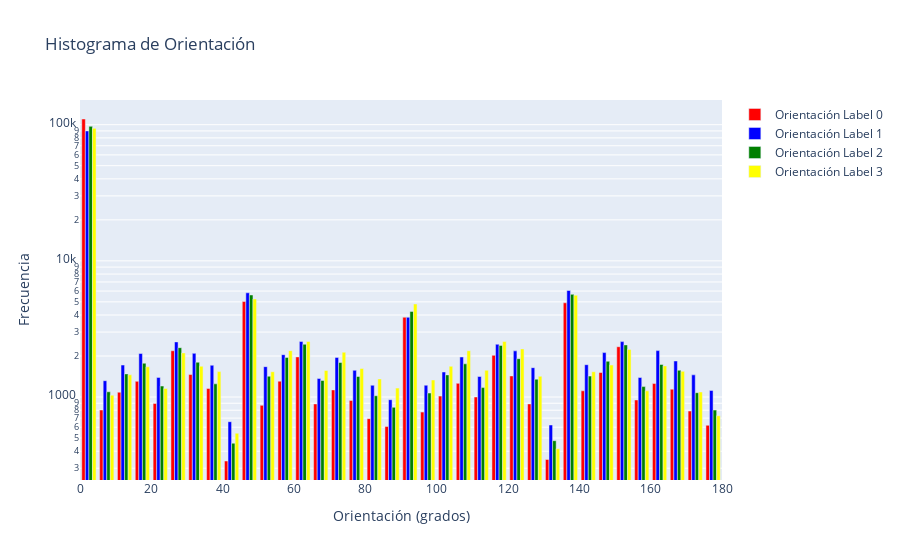

Here is the notebook cell this chart was saved with:
### Code cell
for i in range(4):    
    array= df_left_eye[df_left_eye['labels']==f'label{i}'].values
    img_path = array[0][0]
    img = cv2.imread(img_path, cv2.IMREAD_GRAYSCALE)

    iteracion = 9

    kernel = np.ones((3,3),np.uint8)
    erosion = cv2.dilate(img,kernel,iterations = iteracion)
    apertura = cv2.erode(erosion, kernel, iterations= iteracion)
    capilares = apertura - img 
    capilares_binarizada = cv2.adaptiveThreshold(255 - capilares, 255, cv2.ADAPTIVE_THRESH_MEAN_C, 
                                        cv2.THRESH_BINARY, 11, 2)

    image = capilares_binarizada
    sobelx = cv2.Sobel(image, cv2.CV_64F, 1, 0, ksize=5)
    sobely = cv2.Sobel(image, cv2.CV_64F, 0, 1, ksize=5)
    orientation = np.arctan2(sobely, sobelx) * (180 / np.pi) % 180  # Convertir a grados y mantenerlo en [0, 180)
    hist, bins = np.histogram(orientation, bins=36, range=(0, 180))
    bin_centers = (bins[:-1] + bins[1:]) / 2

    # Agregar el histograma a la figura
    fig.add_trace(go.Bar(x=bin_centers, y=hist, name=f'Orientación Label {i}', marker_color=colors[i % len(colors)]))

# Configurar y mostrar la figura
fig.update_layout(
    title='Histograma de Orientación',
    xaxis_title='Orientación (grados)',
    yaxis_title='Frecuencia',
    yaxis_type="log",
    xaxis=dict(range=[0, 180])
)

fig.show()

### Figure 1 — Plotly figure (JSON) as saved in the notebook; plotly's stock layout.template omitted (floating-point values rounded to 4 significant figures)
{"data": [{"marker": {"color": "red"}, "name": "Orientación Label 0", "type": "bar", "x": [2.5, 7.5, 12.5, 17.5, 22.5, 27.5, 32.5, 37.5, 42.5, 47.5, 52.5, 57.5, 62.5, 67.5, 72.5, 77.5, 82.5, 87.5, 92.5, 97.5, 102.5, 107.5, 112.5, 117.5, 122.5, 127.5, 132.5, 137.5, 142.5, 147.5, 152.5, 157.5, 162.5, 167.5, 172.5, 177.5], "y": [110089, 803, 1085, 1304, 896, 2187, 1463, 1156, 339, 5024, 869, 1308, 1971, 890, 1128, 944, 694, 607, 3855, 775, 1016, 1260, 1001, 2024, 1429, 890, 348, 4920, 1111, 1514, 2341, 952, 1256, 1142, 789, 620]}, {"marker": {"color": "blue"}, "name": "Orientación Label 1", "type": "bar", "x": [2.5, 7.5, 12.5, 17.5, 22.5, 27.5, 32.5, 37.5, 42.5, 47.5, 52.5, 57.5, 62.5, 67.5, 72.5, 77.5, 82.5, 87.5, 92.5, 97.5, 102.5, 107.5, 112.5, 117.5, 122.5, 127.5, 132.5, 137.5, 142.5, 147.5, 152.5, 157.5, 162.5, 167.5, 172.5, 177.5], "y": [89977, 1318, 1717, 2088, 1394, 2541, 2093, 1711, 659, 5828, 1672, 2047, 2558, 1367, 1955, 1571, 1220, 956, 3851, 1221, 1527, 1968, 1415, 2441, 2183, 1643, 623, 6058, 1728, 2120, 2553, 1391, 2192, 1840, 1455, 1119]}, {"marker": {"color": "green"}, "name": "Orientación Label 2", "type": "bar", "x": [2.5, 7.5, 12.5, 17.5, 22.5, 27.5, 32.5, 37.5, 42.5, 47.5, 52.5, 57.5, 62.5, 67.5, 72.5, 77.5, 82.5, 87.5, 92.5, 97.5, 102.5, 107.5, 112.5, 117.5, 122.5, 127.5, 132.5, 137.5, 142.5, 147.5, 152.5, 157.5, 162.5, 167.5, 172.5, 177.5], "y": [97252, 1093, 1479, 1771, 1204, 2304, 1801, 1250, 458, 5617, 1422, 1952, 2440, 1322, 1792, 1415, 1022, 840, 4255, 1070, 1454, 1753, 1173, 2393, 1912, 1352, 478, 5677, 1425, 1831, 2415, 1193, 1734, 1573, 1076, 802]}, {"marker": {"color": "yellow"}, "name": "Orientación Label 3", "type": "bar", "x": [2.5, 7.5, 12.5, 17.5, 22.5, 27.5, 32.5, 37.5, 42.5, 47.5, 52.5, 57.5, 62.5, 67.5, 72.5, 77.5, 82.5, 87.5, 92.5, 97.5, 102.5, 107.5, 112.5, 117.5, 122.5, 127.5, 132.5, 137.5, 142.5, 147.5, 152.5, 157.5, 162.5, 167.5, 172.5, 177.5], "y": [93957, 1032, 1456, 1666, 1156, 2108, 1683, 1537, 542, 5249, 1534, 2190, 2556, 1568, 2134, 1619, 1358, 1163, 4823, 1334, 1681, 2188, 1572, 2554, 2257, 1420, 417, 5592, 1533, 1717, 2238, 1110, 1693, 1545, 1089, 729]}], "layout": {"title": {"text": "Histograma de Orientación"}, "xaxis": {"range": [0, 180], "title": {"text": "Orientación (grados)"}}, "yaxis": {"title": {"text": "Frecuencia"}, "type": "log"}}}
